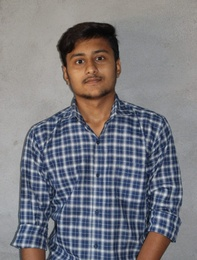
%> input picture Sem 1/B Tech/IP/129_ImageProcessing/my.jpeg, 197 x 260 px, shrunk from 853 x 1128 before the run
$ octave 129_06_10.m   (GNU Octave 9; MATLAB toolbox functions it lacks are replaced by stand-ins)
%> lines starting %> are read from the running program, lines starting %| are printed output that depends on the picture; in (x1, y1, x2, y2) boxes, pixels count from 0 and x2, y2 are one past the last pixel; in counts of white or black regions, pixels touching at a corner belong together; the program's own positions count from 1
### Sem 1/B Tech/IP/129_ImageProcessing/salt_noise.m
function noisy = salt_noise(img,prob)
  [M,N]=size(img);
  for i=1:(M*N*prob)
    p = round(1+(M-1)*rand());
    q = round(1+(N-1)*rand());
    img(p,q) = 255;
  endfor
  noisy = img;
endfunction

### Sem 1/B Tech/IP/129_ImageProcessing/pepper_noise.m
function noisy = pepper_noise(img,prob)
  [M,N]=size(img);
  for i=1:(M*N*prob)
    p = round(1+(M-1)*rand());
    q = round(1+(N-1)*rand());
    img(p,q) = 0;
  endfor
  noisy = img;
endfunction

### Sem 1/B Tech/IP/129_ImageProcessing/129_06_10.m
clc
clear all
close all

pkg load image
img = rgb2gray(imread('./my.jpeg'));
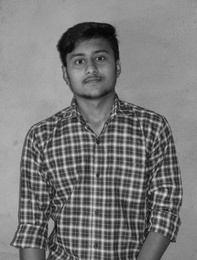
%> img: size 260x197 uint8; min 5, max 226, mean 122.4
subplot(1,2,1)
imshow(img);
title('My Image');

prob =  0.3;
noisy = salt_noise(img,prob);
%> after the loop in salt_noise, `for i=1:(M*N*prob)`:
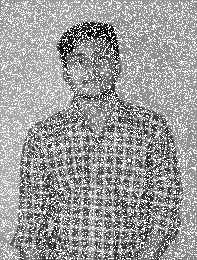
%> img: size 260x197 uint8; min 5, max 255, mean 156.9

prob =  0.2;
noisy = pepper_noise(noisy,prob);
%> after the loop in pepper_noise, `for i=1:(M*N*prob)`:
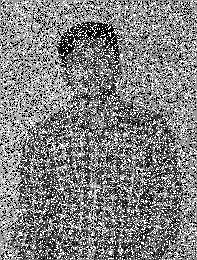
%> img: size 260x197 uint8; 18.08% of pixels changed, all inside (x1, y1, x2, y2) = (0, 0, 197, 260)
subplot(1,2,2)
imshow(noisy);
title("Gaussian and SaltPaper Noise");

$ run again, with Sem 1/B Tech/IP/129_ImageProcessing/face.jpeg copied over Sem 1/B Tech/IP/129_ImageProcessing/my.jpeg
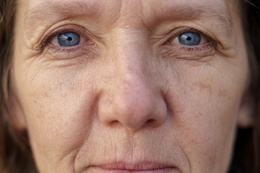
%> input picture Sem 1/B Tech/IP/129_ImageProcessing/face.jpeg, 260 x 173 px, shrunk from 1100 x 733 before the run
%> after the loop in salt_noise, `for i=1:(M*N*prob)`:
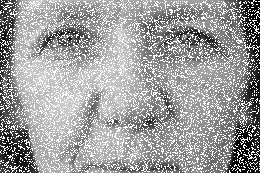
%> img: size 173x260 uint8; min 0, max 255, mean 159.7
%> after the loop in pepper_noise, `for i=1:(M*N*prob)`:
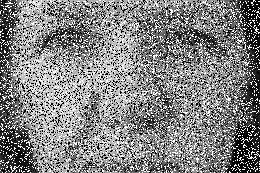
%> img: size 173x260 uint8; 18.12% of pixels changed, all inside (x1, y1, x2, y2) = (0, 0, 260, 173)
